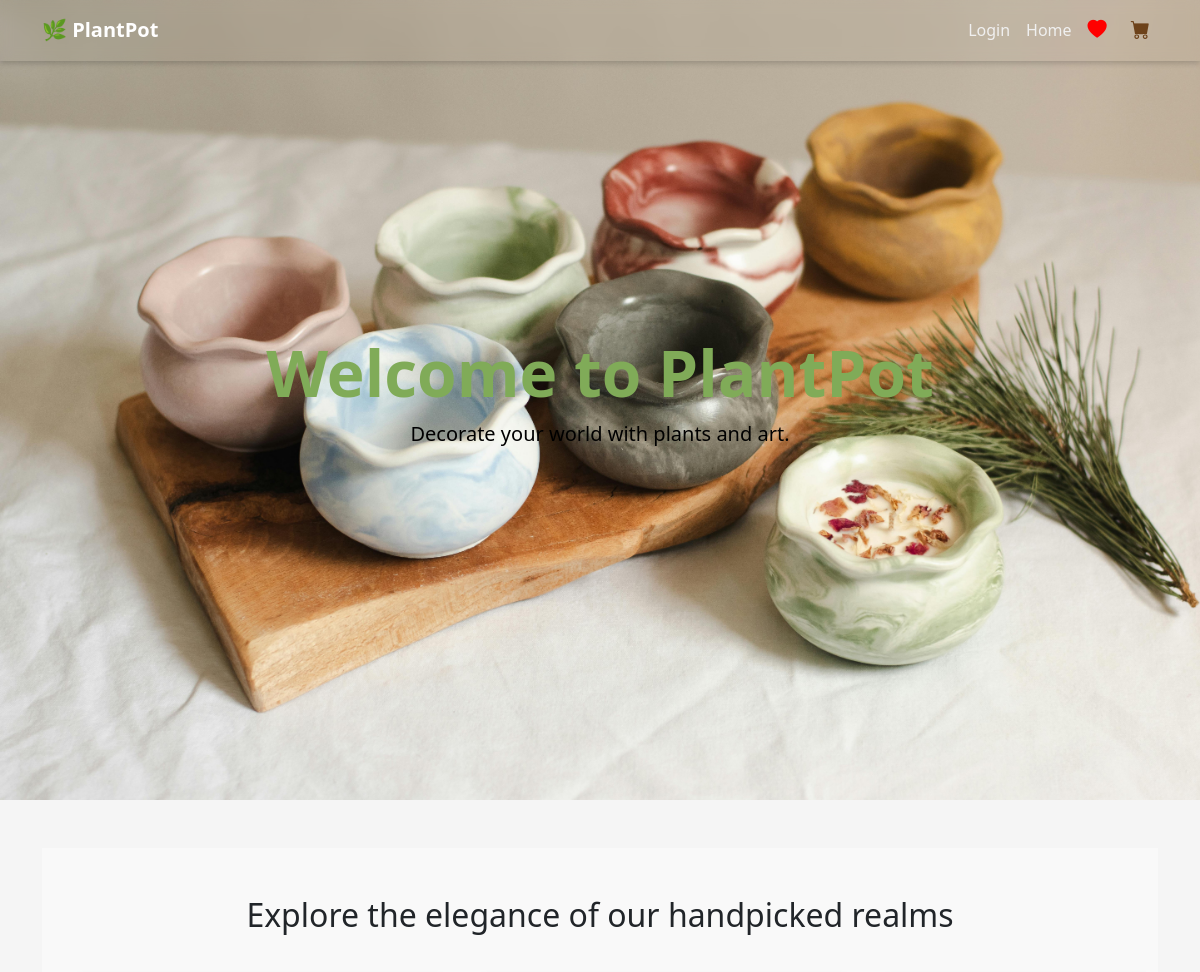
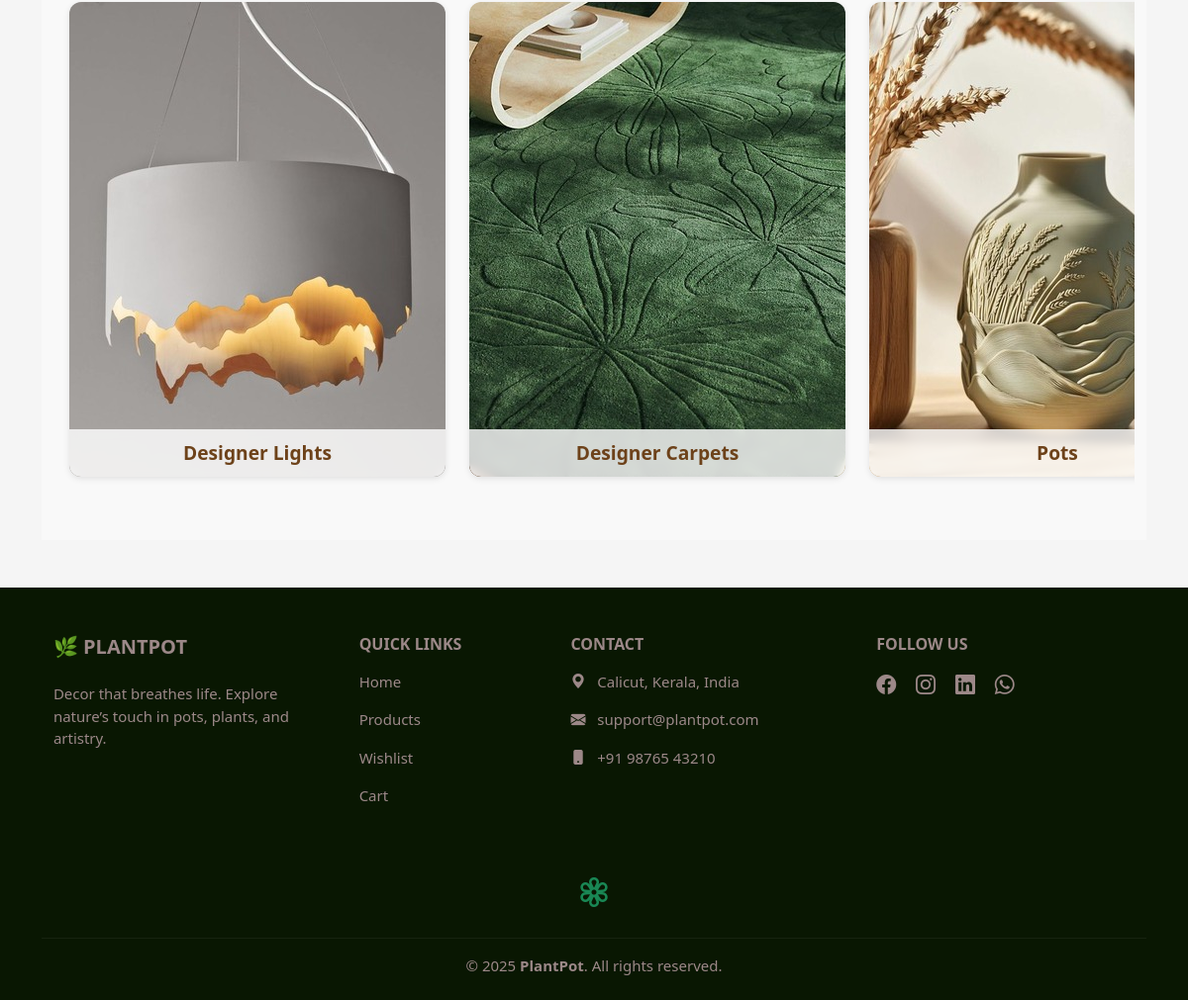
The page / on the database its author committed (2 pictures, top to bottom).
### plantapp/models.py (models this page shows, shortened)
class Category(models.Model):
    name = models.CharField(max_length=100)
    image = models.ImageField(upload_to='category_images/')

### plantapp/views.py (the view)
# urls.py: path('', views.home, name='home'),
def home(request):
    categories = Category.objects.all()
    show_party_popper = request.session.pop('show_party_popper', False)
    return render(request, 'plantapp/home.html', {
        'categories': categories,
          'is_home': True,
          'show_party_popper': show_party_popper
          })

### plantapp/context_processors.py (called while the page is built)
def cart_count(request):
    if request.user.is_authenticated:
        try:
            cart = Cart.objects.get(user=request.user)
            count = CartItem.objects.filter(cart=cart).count()
        except Cart.DoesNotExist:
            count = 0
    else:
        count = 0
    return {'cart_count': count}

### templates/plantapp/home.html (shortened to what this page needs)
{% extends 'base.html' %}
{% load static %}
{% block content %}
<section class="category-section py-5">
    <div class="container">
        <h2 class="text-center mb-4">Explore the elegance of our handpicked realms</h2>
        <div class="category-wrapper d-flex overflow-auto gap-4">
            {% for category in categories %}
            <a href="{% url 'category_products' category.id %}" class="text-decoration-none">
                <div class="category-card">
                    <img src="{{ category.image.url }}" alt="{{ category.name }}">
                    <div class="overlay-box">
                        <p class="category-name" style="text-align: center; color: #6d421a;">{{ category.name }}</p>
                    </div>
                </div>
            </a>
            {% endfor %}
        </div>
    </div>
</section>
{% endblock %}

### static/css/style.css (style rules this page uses)
html { scroll-behavior: smooth; }
body { font-family: 'Segoe UI', sans-serif; background: #f5f5f5; margin: 0; }
.category-section { background: #f9f9f9; padding: 2rem 0; }
.category-wrapper { display: flex; flex-wrap: nowrap; overflow-x: auto; gap: 1rem; padding: 1rem; scrollbar-width: none; }
.category-card { position: relative; width: 380px; height: 480px; border-radius: 12px; overflow: hidden; background: white; box-shadow: 0 2px 6px rgba(0, 0, 0, 0.1); transition: transform 0.3s ease, box-shadow 0.3s ease; flex-shrink: 0; }
.category-card img { width: 100%; height: 100%; object-fit: cover; }
.overlay-box { position: absolute; bottom: 0; width: 100%; background: rgba(255, 255, 255, 0.8); text-align: center; padding: 10px 0; backdrop-filter: blur(4px); }
.category-name { font-size: 1.2rem; font-weight: 600; color: #333; margin: 0; }

### rows shown on the page
Category: image (picture), name "Designer Lights"
Category: image (picture), name "Designer Carpets"
Category: image (picture), name "Pots"
